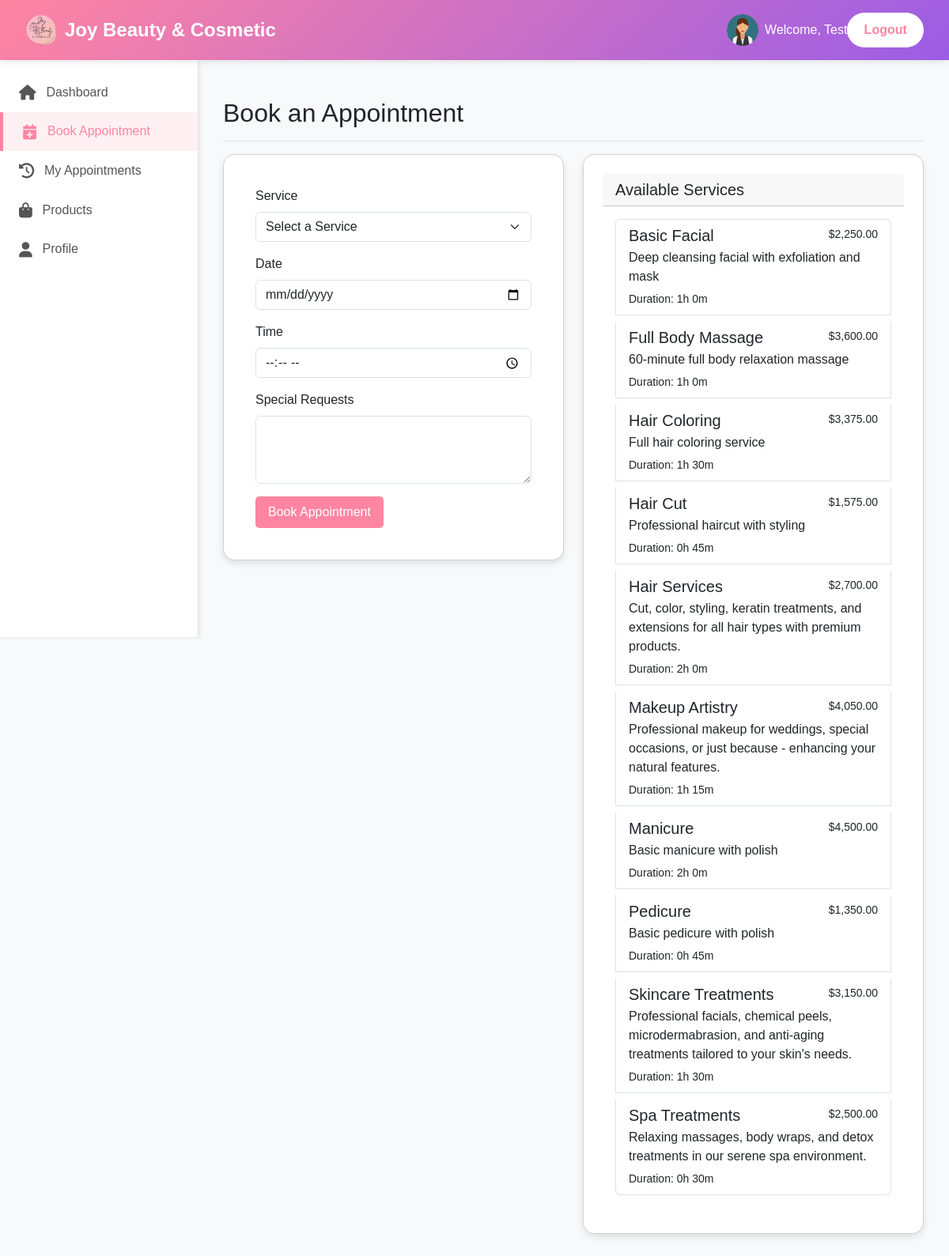
The page /pages/user/dashboard.php?tab=book (signed in) on the database its author committed.
### tables this page shows
CREATE TABLE IF NOT EXISTS `services` (
  `service_id` int NOT NULL AUTO_INCREMENT,
  `name` varchar(255) NOT NULL,
  `description` text,
  `price` decimal(10,2) NOT NULL,
  `duration_minutes` int DEFAULT NULL,
  `is_active` tinyint(1) DEFAULT '1',
  `created_at` timestamp NULL DEFAULT CURRENT_TIMESTAMP,
  `image_url` varchar(255) DEFAULT NULL,
  PRIMARY KEY (`service_id`)
);

### backend/config.php (called while the page is built, shortened)
<?php
function sanitizeInput($data) {
    return htmlspecialchars(strip_tags(trim($data)));
}
?>

### pages/user/dashboard.php (the view, shortened to what this page needs)
<?php
require_once '../../backend/config.php';
$userId = $_SESSION['user_id'];
$activeTab = isset($_GET['tab']) ? sanitizeInput($_GET['tab']) : 'dashboard';
try {
    if ($activeTab === 'dashboard') {
        $stmt = $pdo->prepare("SELECT a.*, s.name as service_name, s.price, s.image_url
                              FROM appointments a
                              JOIN services s ON a.service_id = s.service_id
                              WHERE a.user_id = ? AND a.appointment_date >= CURDATE()
                              ORDER BY a.appointment_date, a.start_time
                              LIMIT 3");
        $stmt->execute([$userId]);
        $upcomingAppointments = $stmt->fetchAll();
        $upcomingCount = count($upcomingAppointments);
        $stmt = $pdo->prepare("SELECT * FROM products WHERE is_active = TRUE ORDER BY RAND() LIMIT 3");
        $stmt->execute();
        $recommendedProducts = $stmt->fetchAll();
    }
    elseif ($activeTab === 'book') {
        $stmt = $pdo->prepare("SELECT * FROM services WHERE is_active = TRUE ORDER BY name");
        $stmt->execute();
        $services = $stmt->fetchAll();
    }
} catch(PDOException $e) {
    $error = "Database error: " . $e->getMessage();
}
?>
<!DOCTYPE html>
<html lang="en">
<head>
    <link rel="stylesheet" href="https://cdnjs.cloudflare.com/ajax/libs/font-awesome/6.4.0/css/all.min.css">
    <link href="https://cdn.jsdelivr.net/npm/bootstrap@5.3.0/dist/css/bootstrap.min.css" rel="stylesheet">
</head>
<body>
    <header>
        <div class="logo">
            <img src="../../images/logo.png" alt="Joy Beauty Logo">
            Joy Beauty & Cosmetic
        </div>
        <div class="user-info">
            <img src="../../images/user.png" alt="User">
            <span>Welcome, <?php echo $_SESSION['first_name']; ?></span>
            <a href="?logout" class="logout-btn">Logout</a>
        </div>
    </header>
    <div class="sidebar">
        <ul>
            <li class="<?php echo $activeTab === 'dashboard' ? 'active' : ''; ?>">
                <a href="?tab=dashboard">
                    <i class="fas fa-home"></i> Dashboard
                </a>
            </li>
            <li class="<?php echo $activeTab === 'book' ? 'active' : ''; ?>">
                <a href="?tab=book">
                    <i class="fas fa-calendar-plus"></i> Book Appointment
                </a>
            </li>
            <li class="<?php echo $activeTab === 'appointments' ? 'active' : ''; ?>">
                <a href="?tab=appointments">
                    <i class="fas fa-history"></i> My Appointments
                </a>
            </li>
            <li class="<?php echo $activeTab === 'products' ? 'active' : ''; ?>">
                <a href="?tab=products">
                    <i class="fas fa-shopping-bag"></i> Products
                </a>
            </li>
            <li class="<?php echo $activeTab === 'profile' ? 'active' : ''; ?>">
                <a href="?tab=profile">
                    <i class="fas fa-user"></i> Profile
                </a>
            </li>
        </ul>
    </div>
    <main class="main-content">
        <?php if ($activeTab === 'book'): ?>
        <div class="d-flex justify-content-between flex-wrap flex-md-nowrap align-items-center pt-3 pb-2 mb-3 border-bottom">
            <h1 class="h2">Book an Appointment</h1>
        </div>
        <div class="row">
            <div class="col-md-6">
                <div class="card mb-4">
                    <div class="card-body">
                        <form method="POST">
                            <div class="mb-3">
                                <label for="service_id" class="form-label">Service</label>
                                <select class="form-select" id="service_id" name="service_id" required>
                                    <option value="">Select a Service</option>
                                </select>
                            </div>
                            <div class="mb-3">
                                <label for="appointment_date" class="form-label">Date</label>
                                <input type="date" class="form-control" id="appointment_date" name="appointment_date" min="<?php echo date('Y-m-d'); ?>" required>
                            </div>
                            <div class="mb-3">
                                <label for="start_time" class="form-label">Time</label>
                                <input type="time" class="form-control" id="start_time" name="start_time" min="09:00" max="17:00" required>
                            </div>
                            <div class="mb-3">
                                <label for="notes" class="form-label">Special Requests</label>
                                <textarea class="form-control" id="notes" name="notes" rows="3"></textarea>
                            </div>
                            <button type="submit" name="book_appointment" class="btn btn-pink">Book Appointment</button>
                        </form>
                    </div>
                </div>
            </div>
            <div class="col-md-6">
                <div class="card">
                    <div class="card-header">
                        <h5 class="mb-0">Available Services</h5>
                    </div>
                    <div class="card-body">
                        <div class="list-group">
                            <?php foreach ($services as $service): ?>
                            <div class="list-group-item mb-2">
                                <div class="d-flex w-100 justify-content-between">
                                    <h5 class="mb-1"><?php echo $service['name']; ?></h5>
                                    <small>$<?php echo number_format($service['price'], 2); ?></small>
                                </div>
                                <p class="mb-1"><?php echo $service['description']; ?></p>
                                <small>Duration: <?php echo floor($service['duration_minutes']/60); ?>h <?php echo $service['duration_minutes']%60; ?>m</small>
                            </div>
                            <?php endforeach; ?>
                        </div>
                    </div>
                </div>
            </div>
        </div>
        <?php endif; ?>
    </main>
</body>
</html>

### pages/user/dashboard.php (style rules this page uses)
:root { --primary-pink: #ff85a2; --dark-pink: #e76f8c; --light-pink: #fff0f3; --teal: #2ec4b6; --purple: #9b5de5; --gold: #ffd166; --dark-blue: #26547c; --light-gray: #f8f9fa; --dark-gray: #343a40; }
body { font-family: 'Poppins', 'Arial', sans-serif; background-color: var(--light-gray); }
header { background: linear-gradient(135deg, var(--primary-pink), var(--purple)); color: white; padding: 1rem 2rem; display: flex; justify-content: space-between; align-items: center; box-shadow: 0 2px 10px rgba(0,0,0,0.1); position: sticky; top: 0; z-index: 100; }
.logo { font-size: 1.5rem; font-weight: 700; display: flex; align-items: center; }
.logo img { height: 40px; margin-right: 10px; }
.user-info { display: flex; align-items: center; }
.user-info img { width: 40px; height: 40px; border-radius: 50%; margin-right: 0.5rem; }
.logout-btn { background-color: white; color: var(--primary-pink); padding: 0.5rem 1.2rem; border-radius: 30px; font-weight: 600; transition: all 0.3s ease; border: 2px solid transparent; text-decoration: none; }
.sidebar { width: 250px; background-color: white; height: calc(100vh - 70px); position: fixed; box-shadow: 2px 0 5px rgba(0,0,0,0.1); }
.sidebar ul { list-style: none; padding: 1rem 0; }
.sidebar ul li { padding: 0.8rem 1.5rem; }
.sidebar ul li a { color: #555; text-decoration: none; display: flex; align-items: center; transition: all 0.3s ease; }
.sidebar ul li a i { margin-right: 0.8rem; font-size: 1.2rem; }
.sidebar ul li.active { background-color: var(--light-pink); border-left: 4px solid var(--primary-pink); }
.sidebar ul li.active a { color: var(--primary-pink); font-weight: 500; }
.main-content { margin-left: 250px; padding: 2rem; }
.card { background: white; border-radius: 15px; padding: 1.5rem; box-shadow: 0 4px 8px rgba(0,0,0,0.1); transition: transform 0.3s ease, box-shadow 0.3s ease; }
.btn-pink { background-color: var(--primary-pink); color: white; border: none; padding: 0.5rem 1rem; border-radius: 5px; cursor: pointer; transition: all 0.3s ease; }

### rows shown on the page
services: name "Basic Facial", price "2,250.00", description "Deep cleansing facial with exfoliation and mask", floor($service['duration_minutes']/60) "1", $service['duration_minutes']%60 "0"
services: name "Full Body Massage", price "3,600.00", description "60-minute full body relaxation massage", floor($service['duration_minutes']/60) "1", $service['duration_minutes']%60 "0"
services: name "Hair Coloring", price "3,375.00", description "Full hair coloring service", floor($service['duration_minutes']/60) "1", $service['duration_minutes']%60 "30"
services: name "Hair Cut", price "1,575.00", description "Professional haircut with styling", floor($service['duration_minutes']/60) "0", $service['duration_minutes']%60 "45"
services: name "Hair Services", price "2,700.00", description "Cut, color, styling, keratin treatments, and extensions for all hair types with premium products.", floor($service['duration_minutes']/60) "2", $service['duration_minutes']%60 "0"
services: name "Makeup Artistry", price "4,050.00", description "Professional makeup for weddings, special occasions, or just because - enhancing your natural features.", floor($service['duration_minutes']/60) "1", $service['duration_minutes']%60 "15"
services: name "Manicure", price "4,500.00", description "Basic manicure with polish", floor($service['duration_minutes']/60) "2", $service['duration_minutes']%60 "0"
services: name "Pedicure", price "1,350.00", description "Basic pedicure with polish", floor($service['duration_minutes']/60) "0", $service['duration_minutes']%60 "45"
services: name "Skincare Treatments", price "3,150.00", description "Professional facials, chemical peels, microdermabrasion, and anti-aging treatments tailored to your skin's needs.", floor($service['duration_minutes']/60) "1", $service['duration_minutes']%60 "30"
services: name "Spa Treatments", price "2,500.00", description "Relaxing massages, body wraps, and detox treatments in our serene spa environment.", floor($service['duration_minutes']/60) "0", $service['duration_minutes']%60 "30"

### other values the page prints
$_SESSION['first_name'] "Test"
